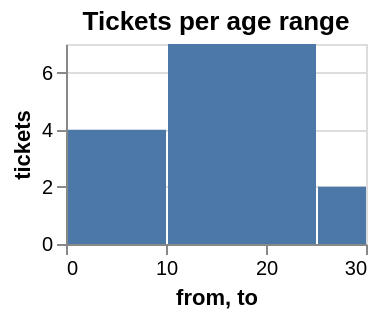

Express this chart as Vega-Lite.
### Vega-Lite specification from a JSON file in a GitHub repository (floating-point values rounded to 4 significant figures)
{"$schema": "https://vega.github.io/schema/vega-lite/v5.json", "title": "Tickets per age range", "width": 150, "height": 100, "data": {"values": [{"from": 0, "to": 10, "tickets": 4}, {"from": 10, "to": 25, "tickets": 7}, {"from": 25, "to": 30, "tickets": 2}]}, "mark": "bar", "encoding": {"x": {"field": "from", "type": "quantitative", "bin": "binned"}, "x2": {"field": "to"}, "y": {"field": "tickets", "type": "quantitative"}}}
